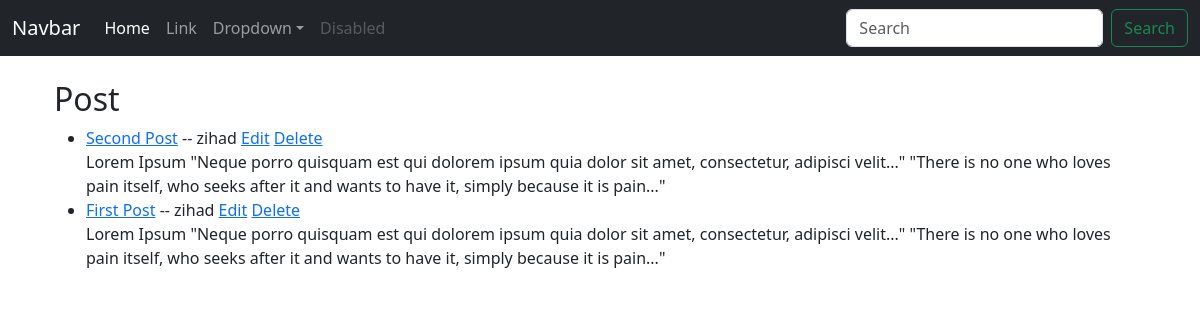
The app's page /, older data.
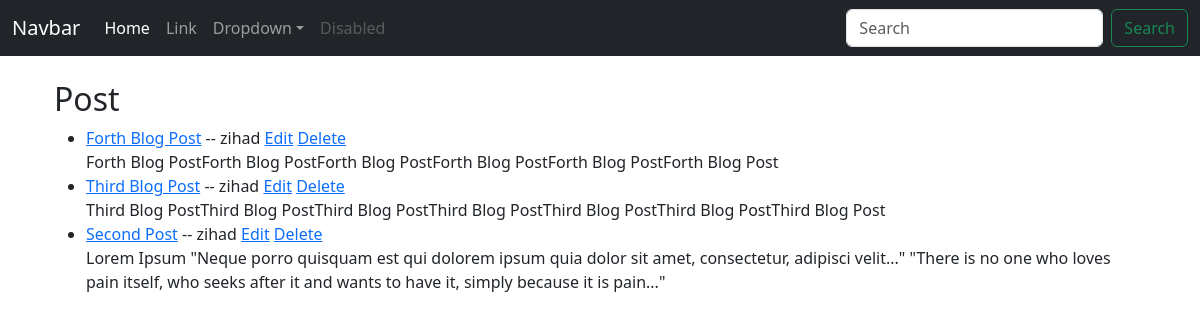
The same page, newer data.
### blogApp/models.py (models this page shows, shortened)
class Post(models.Model):
    title = models.CharField(max_length=300)
    title_tag = models.CharField(max_length=300)
    author = models.ForeignKey(User, on_delete=models.CASCADE)
    body = models.TextField()
    post_date = models.DateTimeField(auto_now_add=True)

### blogApp/views.py (the view)
# urls.py: path('',HomeView.as_view(), name='home'),
class HomeView(ListView):
    model = Post
    template_name = 'home.html'
    ordering = ['-id']

### blogApp/templates/home.html (shortened to what this page needs)
{% extends 'base.html' %}
{% block content %}
  <br />
  <div class="container">
    <h2>Post</h2>
    <ul>
      {% for post in object_list %}
        <li>
          <a href="{% url 'artical-detail' post.id %}">{{ post.title }}</a> -- {{ post.author }}
          <a href="{% url 'update-artical' post.id %}">Edit</a>
          <a href="{% url 'delete-article' post.id %}">Delete</a>
          <br />
          {{ post.body }}
        </li>
      {% endfor %}
    </ul>
  </div>
{% endblock %}

### blogApp/templates/base.html (shortened to what this page needs)
<!DOCTYPE html>
<html lang="en">
  <head>
    <link href="https://cdn.jsdelivr.net/npm/bootstrap@5.3.2/dist/css/bootstrap.min.css" rel="stylesheet" />
  </head>
  <body>
    <nav class="navbar navbar-expand-lg navbar-dark bg-dark">
      <div class="container-fluid">
        <a class="navbar-brand" href="#">Navbar</a>
        <div class="collapse navbar-collapse" id="navbarSupportedContent">
          <ul class="navbar-nav me-auto mb-2 mb-lg-0">
            <li class="nav-item">
              <a class="nav-link active" aria-current="page" href="{% url "home" %}">Home</a>
            </li>
            <li class="nav-item">
              <a class="nav-link" href="{% url "add-post" %}">Link</a>
            </li>
            <li class="nav-item dropdown">
              <a class="nav-link dropdown-toggle" href="#" role="button" data-bs-toggle="dropdown" aria-expanded="false">Dropdown</a>
            </li>
            <li class="nav-item">
              <a class="nav-link disabled" aria-disabled="true">Disabled</a>
            </li>
          </ul>
          <form class="d-flex" role="search">
            <input class="form-control me-2" type="search" placeholder="Search" aria-label="Search" />
            <button class="btn btn-outline-success" type="submit">Search</button>
          </form>
        </div>
      </div>
    </nav>
    <div class="container">
      {% block content %}
      {% endblock %}
    </div>
  </body>
</html>

Row changes from the older to the newer data that the page shows:
removed Post: title "First Post", author "zihad", body "Lorem Ipsum \"Neque porro quisquam est qui dolorem ipsum quia dolor sit amet, consectetur, adipisci velit...\" \"There is no one who loves pain itself, who seeks after it and wants to have it, simply because it is pain...\""
added Post: title "Forth Blog Post", author "zihad", body "Forth Blog PostForth Blog PostForth Blog PostForth Blog PostForth Blog PostForth Blog Post"
added Post: title "Third Blog Post", author "zihad", body "Third Blog PostThird Blog PostThird Blog PostThird Blog PostThird Blog PostThird Blog PostThird Blog Post"
